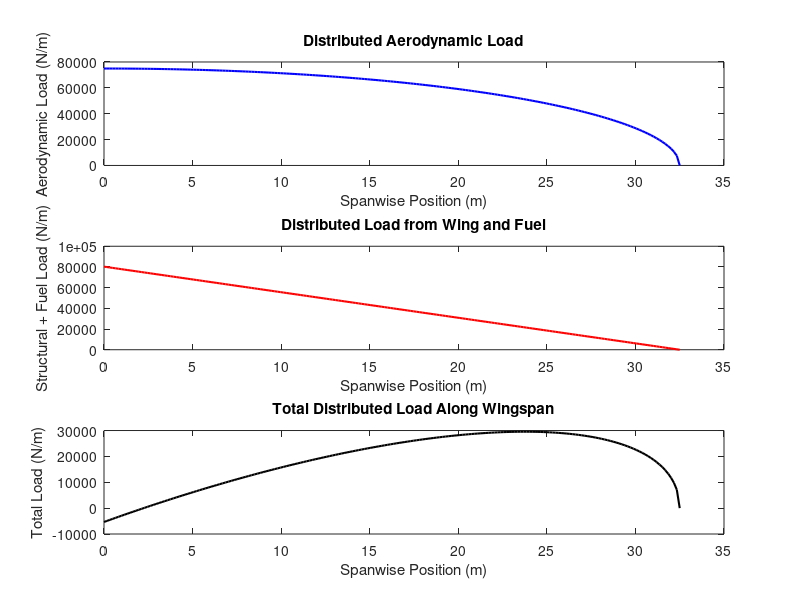
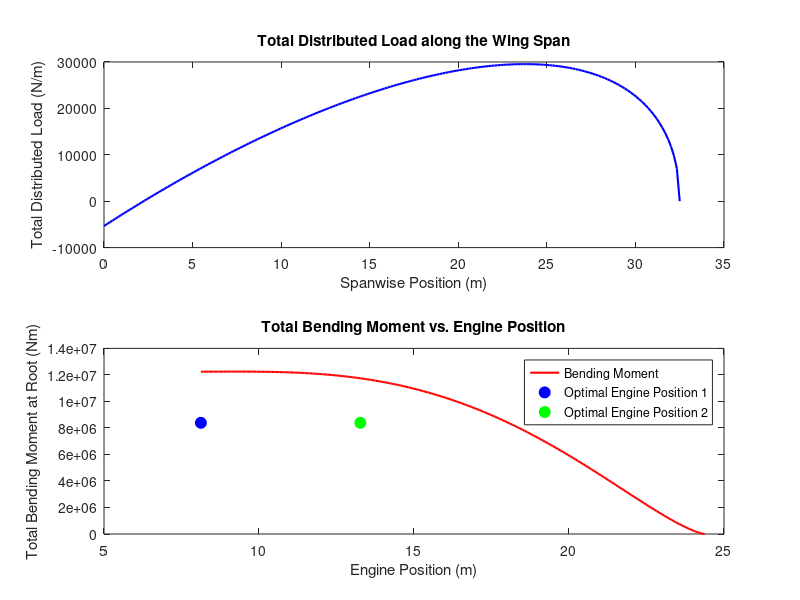

The MATLAB source for these figures, in order:
clear
clc

span = 32.5; % actually semi-span due to symmetry (m)
engine_mass = 9000; % (kg) - old value 6147 but need to take nacelle mass into account
engine_thrust = 299800; % Thrust per engine (N)
mean_chord = 7.41; % Mean chord length in meters 
fan_diameter = 2.66; % (m), including nacelle
lift = 390000 * 9.81; % (N) also the weight of the plane
wing_weight = 43000 * 9.81; % (N) for a single wing - just guesses for now
single_fuel_weight = 90000 * 9.81;  % (N) fuel in a single wing - just guesses for now

% Discretize the wing span
num_points = 200;
x_span = linspace(0, span, num_points); % Only semi-span needed due to symmetry

% Define possible engine position ranges
engine_positions = linspace(0.25 * (span), 0.75 * (span), 200); % Range of sensible values

q_aero = lift / 2 * sqrt(1 - (x_span / (span)).^2) / (pi * span / 4); % Aerodynamic load inspired by document
q_wing = wing_weight * ((span - x_span) / (span)) / (span / 2); % Wing weight distribution
q_fuel = single_fuel_weight * ((span - x_span) / (span)) / (span / 2); % Fuel weight distribution
wing_mass_per_unit_span = (q_wing + q_fuel) / 9.81;
inertia_wing = trapz(x_span, wing_mass_per_unit_span .* x_span.^2); % moment of inertia of wing

% Total distributed load
q_total = q_aero - q_wing - q_fuel;

% Calculate Bending Moment due to Total Distributed Load
bending_moment = x_span; % preallocate to the same size
for point = 1:length(x_span)
    % integrate all points to the right of the point
    moment = sum(x_span(point:end) .* q_total(point:end)) * (span /( length(x_span) - 1));
    bending_moment(point) = moment;
end

optimal_score = inf;
optimal_positions = [0, 0]; 

optimal_moment = inf;
optimal_inertia = inf; 
optimal_yaw_moment = inf; 

for pos1 = engine_positions
    for pos2 = engine_positions
        % Ensure pos2 is at least 10 meters after pos1
        if pos2 > pos1 + 5
            % Calculate moment contributions from engines (weight and thrust)
            weight_moment_engine1 = -engine_mass * 9.81 * (span - pos1); 
            weight_moment_engine2 = -engine_mass * 9.81 * (span - pos2);
            
            % Calculate total bending moment at the root
            total_moment = bending_moment + weight_moment_engine1 + weight_moment_engine2;
            root_bending_moment = total_moment(1); 
            
            % Calculate moment of inertia for current engine positions
            inertia_engine1 = engine_mass * (span - pos1)^2;
            inertia_engine2 = engine_mass * (span - pos2)^2;
            total_inertia = inertia_engine1 + inertia_engine2 + inertia_wing;
            
            % Calculate yaw moment due to engine failure
            % Assume failure of engine at pos2 for worst case
            yaw_moment_failure = engine_thrust * (span - pos2);
            
            combined_score = root_bending_moment / optimal_moment + ...
                0.2 * total_inertia / optimal_inertia + ...
                0.3 * yaw_moment_failure / optimal_yaw_moment;
            if combined_score == 0
                combined_score = 3; % to fix the first iteration
            end
            
            % Update optimal positions based on combined score
            if combined_score < optimal_score
                optimal_score = combined_score;
                optimal_positions = [pos1, pos2];
            end
            if root_bending_moment < optimal_moment
                optimal_moment = root_bending_moment;
            end
            if total_inertia < optimal_inertia
                optimal_inertia = total_inertia;
            end
            if yaw_moment_failure < optimal_yaw_moment
                optimal_yaw_moment = yaw_moment_failure;
            end
        end
    end
end

% Account for forward and downward placement of engines relative to leading edge
forward_position = 2 * fan_diameter; % 2 fan diameters forward from the leading edge
downward_position = -1 * fan_diameter; % 1 fan diameter down from the leading edge

% Display Optimal Positions and Calculated Values
fprintf('Optimal Engine Positions along the Wing Span: %.2f meters and %.2f meters\n', optimal_positions(1), optimal_positions(2));
fprintf('Forward Position (relative to leading edge): %.2f meters\n', forward_position);
fprintf('Downward Position (relative to leading edge): %.2f meters\n', downward_position);
fprintf('Minimum Bending Moment: %.2f Nm\n', optimal_moment);
fprintf('Optimal Moment of Inertia: %.2f kg*m^2\n', optimal_inertia);
fprintf('Yaw Moment due to Engine Failure: %.2f Nm\n', optimal_yaw_moment);

% Plot Distributed Loads
figure;
subplot(3,1,1);
plot(x_span, q_aero, 'b', 'LineWidth', 1.5);
xlabel('Spanwise Position (m)');
ylabel('Aerodynamic Load (N/m)');
title('Distributed Aerodynamic Load');

subplot(3,1,2);
plot(x_span, q_wing + q_fuel, 'r', 'LineWidth', 1.5);
xlabel('Spanwise Position (m)');
ylabel('Structural + Fuel Load (N/m)');
title('Distributed Load from Wing and Fuel');

subplot(3,1,3);
plot(x_span, q_total, 'k', 'LineWidth', 1.5);
xlabel('Spanwise Position (m)');
ylabel('Total Load (N/m)');
title('Total Distributed Load Along Wingspan');

% Plot Results with Optimal Positions
figure;
subplot(2, 1, 1);
plot(x_span, q_total, 'b', 'LineWidth', 1.5);
xlabel('Spanwise Position (m)');
ylabel('Total Distributed Load (N/m)');
title('Total Distributed Load along the Wing Span');

subplot(2, 1, 2);
plot(engine_positions, bending_moment, 'r', 'LineWidth', 1.5);
hold on;
plot(optimal_positions(1), optimal_moment, 'bo', 'MarkerSize', 8, 'MarkerFaceColor', 'b');
plot(optimal_positions(2), optimal_moment, 'go', 'MarkerSize', 8, 'MarkerFaceColor', 'g');
xlabel('Engine Position (m)');
ylabel('Total Bending Moment at Root (Nm)');
title('Total Bending Moment vs. Engine Position');
legend('Bending Moment', 'Optimal Engine Position 1', 'Optimal Engine Position 2');
